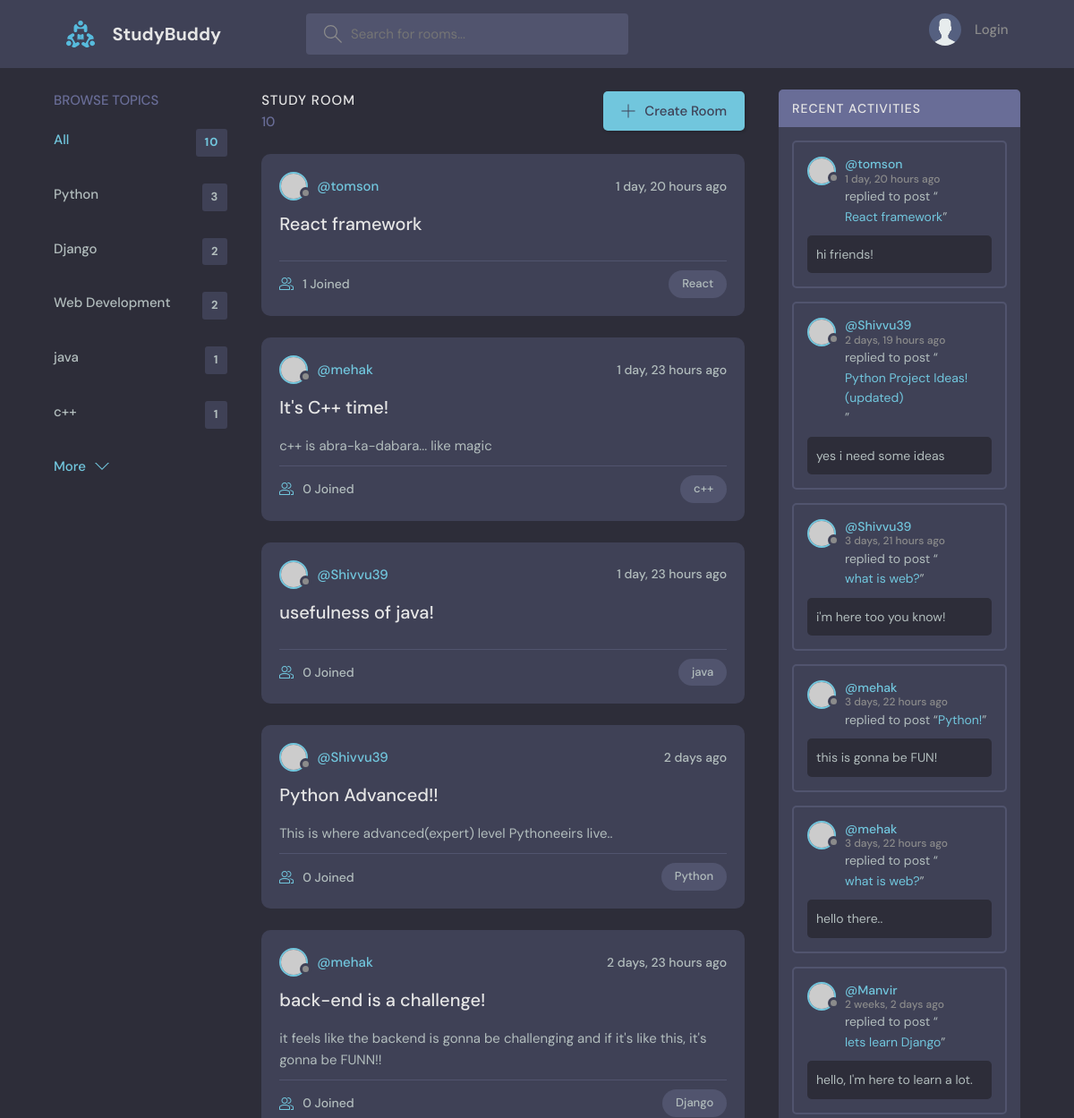
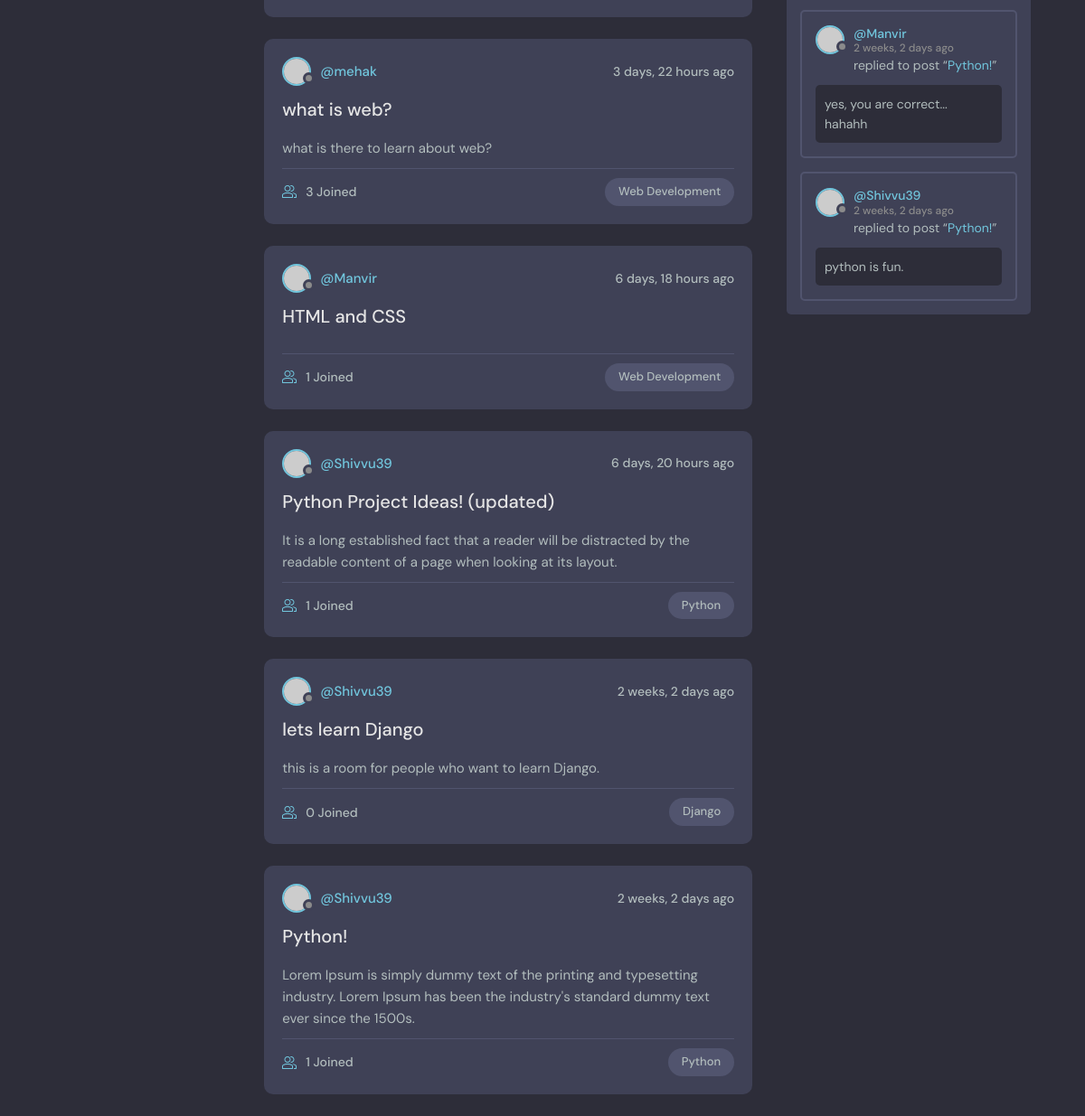
The page / on the database its author committed (2 pictures, top to bottom).
### base/models.py (models this page shows, shortened)
class Topic(models.Model):
    name = models.CharField(max_length=200)

class Room(models.Model):
    host = models.ForeignKey(User, on_delete=models.SET_NULL, null=True)
    topic = models.ForeignKey(Topic, on_delete=models.SET_NULL, null=True)
    name = models.CharField(max_length=200)
    description = models.TextField(null=True, blank=True)
    participants = models.ManyToManyField(User, related_name='participants', blank=True)
    updated = models.DateTimeField(auto_now=True)
    created = models.DateTimeField(auto_now_add=True)
    class Meta:
        ordering = ['-updated', '-created']
        """ updated/ -updated
            by thr time it is updated, -updated means in descending order

            created/ -created
            by the time it is created , -created is in descending order

            the order of items is the priority of the order."""
    def __str__(self) -> str:
        return self.name

class Message(models.Model):
    user = models.ForeignKey(User, on_delete=models.CASCADE)
    room = models.ForeignKey(Room, on_delete=models.CASCADE)
    body = models.TextField()
    updated = models.DateTimeField(auto_now=True)
    created = models.DateTimeField(auto_now_add=True)
    def __str__(self):
        return self.body[:50]

### base/views.py (the view)
# urls.py: 2. Add a URL to urlpatterns:  path('', views.home, name='home')
def home(request):
    q = request.GET.get('q')
    if q == None:
        q=''
    rooms = Room.objects.filter(Q(topic__name__icontains=q) |
                                Q(name__icontains=q) |
                                Q(description__icontains=q)
                                )
    topics = Topic.objects.all()[:5]
    room_count = rooms.count()
    roomMessages = Message.objects.filter(Q(room__topic__name__icontains=q)).order_by('-created')
    context = {'rooms':rooms, 'topics':topics, 'room_count':room_count, 'roomMessages': roomMessages}
    return render(request, 'base/home.html', context)

### base/templates/base/home.html (shortened to what this page needs)
{% extends "main.html" %} {% block content %}
<main class="layout layout--3">
    <div class="container">
        {% include 'base/topics_component.html' %}
        <div class="roomList">
            <div class="roomList__header">
                <div>
                    <h2>Study Room</h2>
                    <p>{{room_count}}</p>
                </div>
                <a class="btn btn--main" href="{% url 'create-room' %}">
                    <svg
                        version="1.1"
                        xmlns="http://www.w3.org/2000/svg"
                        width="32"
                        height="32"
                        viewBox="0 0 32 32"
                    >
                        <title>add</title>
                        <path
                            d="M16.943 0.943h-1.885v14.115h-14.115v1.885h14.115v14.115h1.885v-14.115h14.115v-1.885h-14.115v-14.115z"
                        ></path>
                    </svg>
                    Create Room
                </a>
            </div>
            {% include 'base/feed_component.html' %}
        </div>
        {% include 'base/activity_component.html' %}
    </div>
</main>
{% endblock content %}

### base/templates/base/topics_component.html
<div class="topics">
    <div class="topics__header">
        <h2>Browse Topics</h2>
    </div>
    <ul class="topics__list">
        <li>
            <a href="{% url 'home' %}" class="active"
                >All <span>{{room_count}}</span></a
            >
        </li>
        {% for topic in topics %}
        <li>
            <a href="{% url 'home' %}?q={{topic.name}}"
                >{{topic.name}} <span>{{topic.room_set.all.count}}</span></a
            >
        </li>
        {% endfor %}
    </ul>
    <a class="btn btn--link" href="{% url 'topics-page' %}">
        More
        <svg
            version="1.1"
            xmlns="http://www.w3.org/2000/svg"
            width="32"
            height="32"
            viewBox="0 0 32 32"
        >
            <title>chevron-down</title>
            <path d="M16 21l-13-13h-3l16 16 16-16h-3l-13 13z"></path>
        </svg>
    </a>
</div>

### base/templates/base/feed_component.html (shortened to what this page needs)
{% for room in rooms %}
<div class="roomListRoom">
    <div class="roomListRoom__header">
        <a href="{% url 'user-profile' room.host.id %}" class="roomListRoom__author">
            <div class="avatar avatar--small">
                <img src="https://randomuser.me/api/portraits/women/11.jpg" />
            </div>
            <span>@{{room.host.username}}</span>
        </a>
        <div class="roomListRoom__actions">
            <span>{{room.created|timesince}} ago</span>
        </div>
    </div>
    <div class="roomListRoom__content">
        <a href="{% url 'room' room.id %}">{{room.name}}</a>
        <p>
            {{room.description}}
        </p>
    </div>
    <div class="roomListRoom__meta">
        <a href="{% url 'room' room.id %}" class="roomListRoom__joined">
            {{room.participants.all.count}} Joined
        </a>
        <p class="roomListRoom__topic">{{room.topic.name}}</p>
    </div>
</div>
{% endfor %}

### base/templates/base/activity_component.html (shortened to what this page needs)
<div class="activities">
    <div class="activities__header">
        <h2>Recent Activities</h2>
    </div>
    {% for message in roomMessages %}
    <div class="activities__box">
        <div class="activities__boxHeader roomListRoom__header">
            <a
                href="{% url 'user-profile' message.user.id %}"
                class="roomListRoom__author"
            >
                <div class="avatar avatar--small">
                    <img
                        src="https://randomuser.me/api/portraits/women/11.jpg"
                    />
                </div>
                <p>
                    @{{message.user.username}}
                    <span>{{message.created|timesince}} ago</span>
                </p>
            </a>
        </div>
        <div class="activities__boxContent">
            <p>
                replied to post “<a href="{% url 'room' message.room.id %}"
                    >{{message.room}}</a
                >”
            </p>
            <div class="activities__boxRoomContent">{{message}}</div>
        </div>
    </div>
    {% endfor %}
</div>

### rows shown on the page
Topic: name "Python", room_set.all.count "3"
Topic: name "Django", room_set.all.count "2"
Topic: name "Web Development", room_set.all.count "2"
Topic: name "java", room_set.all.count "1"
Topic: name "c++", room_set.all.count "1"
Room: host.username "tomson", created "1 day, 20 hours", name "React framework", participants.all.count "1", topic.name "React"
Room: host.username "mehak", created "1 day, 23 hours", name "It's C++ time!", description "c++ is abra-ka-dabara... like magic", participants.all.count "0", topic.name "c++"
Room: host.username "Shivvu39", created "1 day, 23 hours", name "usefulness of java!", participants.all.count "0", topic.name "java"
Room: host.username "Shivvu39", created "2 days", name "Python Advanced!!", description "This is where advanced(expert) level Pythoneeirs live..", participants.all.count "0", topic.name "Python"
Room: host.username "mehak", created "2 days, 23 hours", name "back-end is a challenge!", description "it feels like the backend is gonna be challenging and if it's like this, it's gonna be FUNN!!", participants.all.count "0", topic.name "Django"
Room: host.username "mehak", created "3 days, 22 hours", name "what is web?", description "what is there to learn about web?", participants.all.count "3", topic.name "Web Development"
Room: host.username "Manvir", created "6 days, 18 hours", name "HTML and CSS", participants.all.count "1", topic.name "Web Development"
Room: host.username "Shivvu39", created "6 days, 20 hours", name "Python Project Ideas! (updated)", description "It is a long established fact that a reader will be distracted by the readable content of a page when looking at its layout.", participants.all.count "1", topic.name "Python"
Room: host.username "Shivvu39", created "2 weeks, 2 days", name "lets learn Django", description "this is a room for people who want to learn Django.", participants.all.count "0", topic.name "Django"
Room: host.username "Shivvu39", created "2 weeks, 2 days", name "Python!", description "Lorem Ipsum is simply dummy text of the printing and typesetting industry. Lorem Ipsum has been the industry's standard dummy text ever since the 1500s.", participants.all.count "1", topic.name "Python"
Message: user.username "tomson", created "1 day, 20 hours", room "React framework", body "hi friends!"
Message: user.username "Shivvu39", created "2 days, 19 hours", room "Python Project Ideas! (updated)", body "yes i need some ideas"
Message: user.username "Shivvu39", created "3 days, 21 hours", room "what is web?", body "i'm here too you know!"
Message: user.username "mehak", created "3 days, 22 hours", room "Python!", body "this is gonna be FUN!"
Message: user.username "mehak", created "3 days, 22 hours", room "what is web?", body "hello there.."
Message: user.username "Manvir", created "2 weeks, 2 days", room "lets learn Django", body "hello, I'm here to learn a lot."
Message: user.username "Manvir", created "2 weeks, 2 days", room "Python!", body "yes, you are correct... hahahh"
Message: user.username "Shivvu39", created "2 weeks, 2 days", room "Python!", body "python is fun."

### other values the page prints
{{ room_count }} "10"
